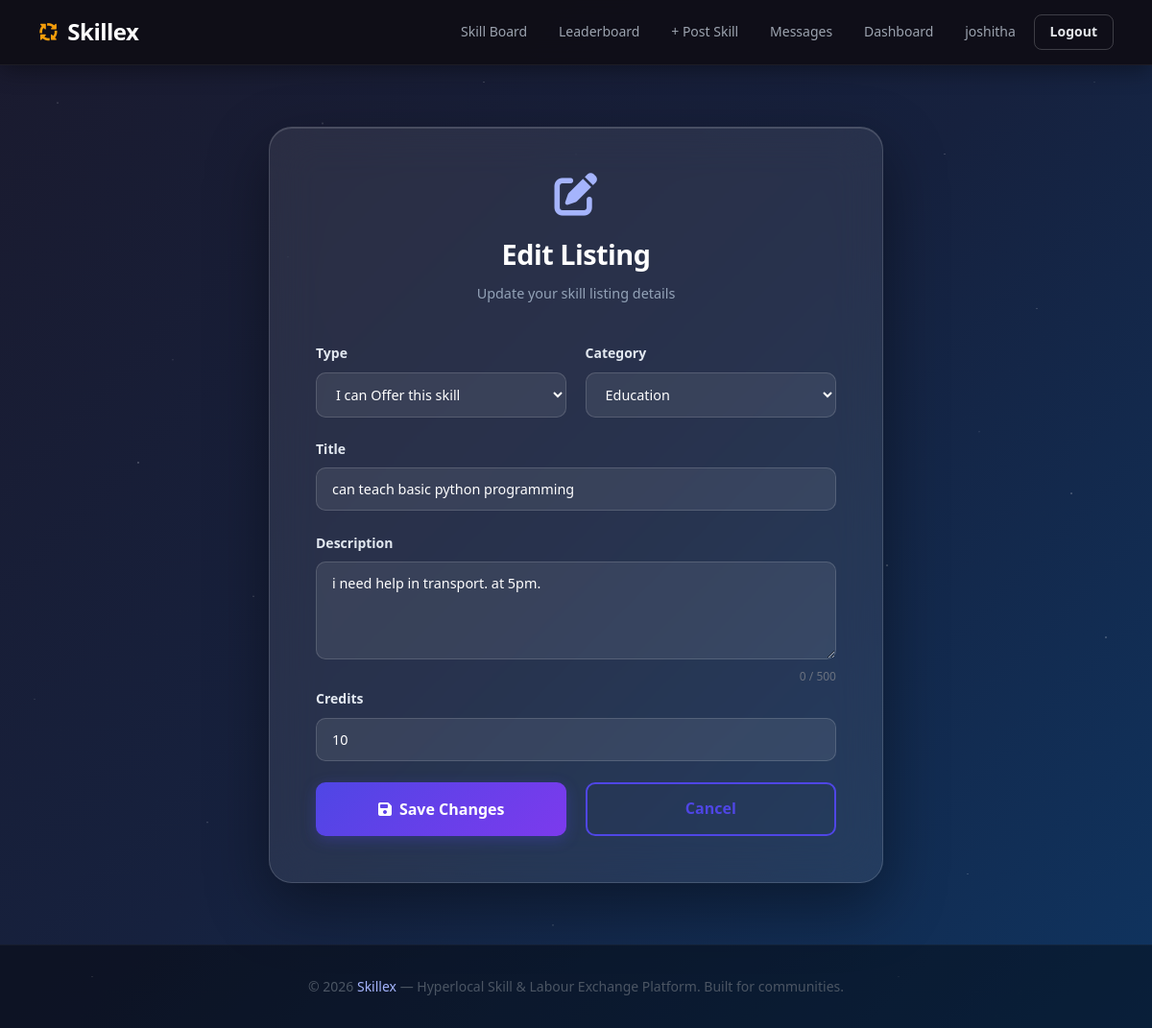
Screenshot of /listing/1/edit (signed in) with the database file from the repository.
### models.py (models this page shows)
class User(UserMixin, db.Model):
    id = db.Column(db.Integer, primary_key=True)
    name = db.Column(db.String(100), nullable=False)
    email = db.Column(db.String(120), unique=True, nullable=False)
    password = db.Column(db.String(200), nullable=False)
    ward = db.Column(db.String(100), nullable=False)
    credits = db.Column(db.Integer, default=10)
    bio = db.Column(db.String(300), default='')
    photo = db.Column(db.String(200), default='default.png')
    role = db.Column(db.String(20), default='user')
    created_at = db.Column(db.DateTime, default=datetime.utcnow)
    listings = db.relationship('Listing', backref='author', lazy=True)
    reviews_given = db.relationship('Review', foreign_keys='Review.reviewer_id', backref='reviewer', lazy=True)
    reviews_received = db.relationship('Review', foreign_keys='Review.reviewee_id', backref='reviewee', lazy=True)

class Listing(db.Model):
    id = db.Column(db.Integer, primary_key=True)
    user_id = db.Column(db.Integer, db.ForeignKey('user.id'), nullable=False)
    type = db.Column(db.String(10), nullable=False)  # 'offer' or 'request'
    category = db.Column(db.String(50), nullable=False)
    title = db.Column(db.String(150), nullable=False)
    description = db.Column(db.String(500), nullable=False)
    credits = db.Column(db.Integer, default=2)
    ward = db.Column(db.String(100), nullable=False)
    status = db.Column(db.String(20), default='open')
    created_at = db.Column(db.DateTime, default=datetime.utcnow)

### app.py (the view, shortened to what this page needs)
@app.route('/listing/<int:id>/edit', methods=['GET', 'POST'])
@login_required
def edit_listing(id):
    listing = db.session.get(Listing, id)
    if not listing or listing.user_id != current_user.id:
        flash('You can only edit your own listings.', 'danger')
        return redirect(url_for('board'))
    return render_template('edit_listing.html', listing=listing)

### app.py (called while the page is built)
@login_manager.user_loader
def load_user(user_id):
    return db.session.get(User, int(user_id))

### templates/edit_listing.html (shortened to what this page needs)
{% extends 'base.html' %}
{% block content %}
<section class="auth-section">
  <div class="auth-card wide-card">
    <div class="auth-header">
      <i class="fa-solid fa-pen-to-square"></i>
      <h2>Edit Listing</h2>
      <p>Update your skill listing details</p>
    </div>
    <form method="POST">
      <div class="form-row">
        <div class="form-group">
          <label>Type</label>
          <select name="type" required>
            <option value="offer" {% if listing.type == 'offer' %}selected{% endif %}>I can Offer this skill</option>
          </select>
        </div>
        <div class="form-group">
          <label>Category</label>
          <select name="category" required>
            {% for cat in ['Education','Home Repair','Cooking','Technology','Health','Arts','Transport','Other'] %}
            <option value="{{ cat }}" {% if listing.category == cat %}selected{% endif %}>{{ cat }}</option>
            {% endfor %}
          </select>
        </div>
      </div>
      <div class="form-group">
        <label>Title</label>
        <input type="text" name="title" value="{{ listing.title }}" required/>
      </div>
      <div class="form-group">
        <label>Description</label>
        <textarea name="description" rows="4" required>{{ listing.description }}</textarea>
      </div>
      <div class="form-group">
        <label>Credits</label>
        <input type="number" name="credits" min="1" max="20" value="{{ listing.credits }}" required/>
      </div>
      <div class="form-row">
        <button type="submit" class="btn-primary btn-full">
          <i class="fa-solid fa-save"></i> Save Changes
        </button>
        <a href="{{ url_for('view_listing', id=listing.id) }}" class="btn-outline btn-full">
          Cancel
        </a>
      </div>
    </form>
  </div>
</section>
{% endblock %}

### templates/base.html (shortened to what this page needs)
<!DOCTYPE html>
<html lang="en">
<head>
  <link rel="stylesheet" href="{{ url_for('static', filename='css/style.css') }}"/>
  <link rel="stylesheet" href="https://cdnjs.cloudflare.com/ajax/libs/font-awesome/6.5.0/css/all.min.css"/>
</head>
<body>
  <nav class="navbar">
    <a href="{{ url_for('home') }}" class="nav-brand">
      <i class="fa-solid fa-arrows-spin"></i> Skillex
    </a>
    <div class="nav-links">
      <a href="{{ url_for('board') }}">Skill Board</a>
      <a href="{{ url_for('leaderboard') }}">Leaderboard</a>
      {% if current_user.is_authenticated %}
        <a href="{{ url_for('post_listing') }}">+ Post Skill</a>
        <a href="{{ url_for('messages') }}">Messages</a>
        <a href="{{ url_for('dashboard') }}">Dashboard</a>
        <a href="{{ url_for('profile', id=current_user.id) }}">{{ current_user.name }}</a>
        <a href="{{ url_for('logout') }}" class="btn-outline">Logout</a>
      {% else %}
        <a href="{{ url_for('login') }}" class="btn-outline">Login</a>
        <a href="{{ url_for('register') }}" class="btn-primary">Register</a>
      {% endif %}
    </div>
  </nav>
  <main>
    {% block content %}{% endblock %}
  </main>
  <footer class="footer">
   <p>© 2026 <span>Skillex</span> — Hyperlocal Skill & Labour Exchange Platform. Built for communities.</p>
  </footer>
</body>
</html>

### rows the page displays
User: name "joshitha"
Listing: type "I can Offer this skill", category "Education", title "can teach basic python programming", description "i need help in transport. at 5pm.", credits "10"
